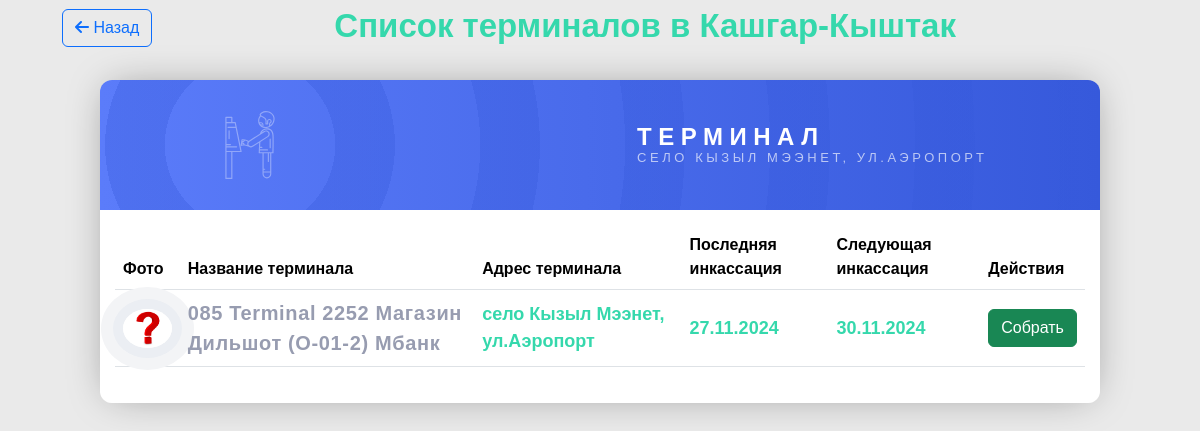
The app's page /terminal/4/, older data.
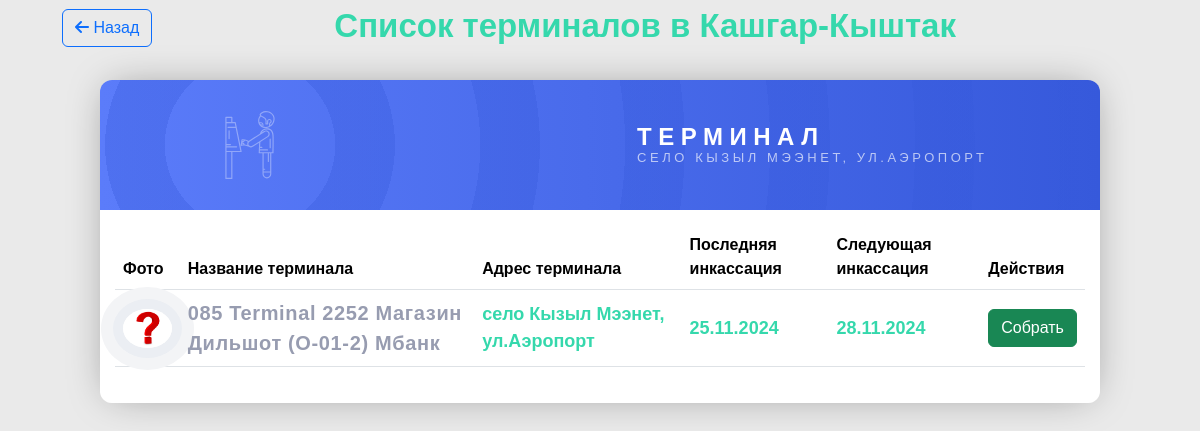
The same page, newer data.
### apps/core/models.py (models this page shows, shortened)
class Incassation(models.Model):
    terminal = models.ForeignKey(
        Terminal,
        on_delete=models.CASCADE,
        verbose_name="Терминал",
        related_name="incassations"
    )
    last_collected = models.DateField(
        verbose_name="Дата последней инкассации",
        default=now
    )
    interval_days = models.PositiveIntegerField(
        verbose_name="Интервал дней для инкассации",
        default=30
    )
    next_collection = models.DateField(
        verbose_name="Дата следующей инкассации",
        blank=True,
        null=True
    )

### apps/core/views.py (the view)
# urls.py: path('terminal/<int:pk>/', views.terminal_detail, name='terminal_detail'),
def terminal_detail(request, pk):
    terminal = get_object_or_404(Terminal, pk=pk)
    last_incassation = terminal.incassations.order_by('-last_collected').first()
    today = timezone.now().date()
    collection_due = last_incassation and last_incassation.next_collection <= today if last_incassation else False
    context = {
        'terminal': terminal,
        'last_incassation': last_incassation,  # Передаём объект инкассации
        'collection_due': collection_due,
    }
    return render(request, 'terminal_detail.html', context)

### templates/terminal_detail.html (shortened to what this page needs)
{% extends 'include/base.html' %}
{% load static %}
{% block content %}
<body class="terminals_leaderboard_body terminal_detail_leaderboard_body">
  <main class="container page_title navigation d-flex align-items-center justify-content-between w-100 mt-4">
    <a class="btn btn-outline-primary rounded mb-3" href="{% url 'terminals' terminal.region.slug %}"><i class="fa-solid fa-arrow-left"></i> Назад</a>
  <h1 class="terminal_detail__title">Список терминалов в {{ terminal.region.name }}</h1>
  </main>
  <section class="terminal_detail">
    <article class="terminals_leaderboard terminals_detail_leaderboard">
      <header>
        <img src="{% static 'img/atm.svg' %}" alt="ATM Icon" class="terminals_leaderboard__icon">
        <h1 class="terminals_leaderboard__title">
          <span class="terminals_leaderboard__title--top">Терминал</span>
          <span class="terminals_leaderboard__title--bottom">{{ terminal.address }}</span>
        </h1>
      </header>
      <main class="terminals_leaderboard__profiles">
        <article class="terminals_detail_leaderboard__profile">
          <table class="terminal_detail_leaderboard__table table">
            <thead>
              <tr>
                <th>Фото</th>
                <th>Название терминала</th>
                <th>Адрес терминала</th>
                <th>Последняя инкассация</th>
                <th>Следующая инкассация</th>
                <th>Действия</th>
              </tr>
            </thead>
            <tbody>
              <tr>
                <td class="align-middle">
                  <img src="{% if terminal.photo %}{{ terminal.photo.url }}{% else %}{% static 'img/question.jpg' %}{% endif %}"
                       alt="Фото терминала" class="terminals_leaderboard__picture">
                </td>
                <td class="terminals_leaderboard__name align-middle">{{ terminal.name }}</td>
                <td class="terminals_leaderboard__value align-middle">{{ terminal.address }}</td>
                <td class="terminals_leaderboard__value align-middle">
                  {% if last_incassation %}
            {{ last_incassation.last_collected|date:"d.m.Y" }}
        {% else %}
            Нет данных
        {% endif %}
                </td>
                <td class="terminals_leaderboard__value align-middle">
                  {% if last_incassation and last_incassation.next_collection %}
            {{ last_incassation.next_collection|date:"d.m.Y" }}
        {% else %}
            Не назначено
        {% endif %}
                </td>
                <td class="terminals_leaderboard__value align-middle">
                  <form method="post" action="{% url 'collect_cash' terminal.id %}">
                    <button type="submit" class="btn btn-success">Собрать</button>
                </form>
                </td>
              </tr>
            </tbody>
          </table>
        </article>
      </main>
    </article>
    <div id="map"></div>
  </section>
</body>
{% endblock %}

Row changes from the older to the newer data that the page shows:
changed Incassation: last_collected "27.11.2024" → "25.11.2024"; next_collection "30.11.2024" → "28.11.2024"
